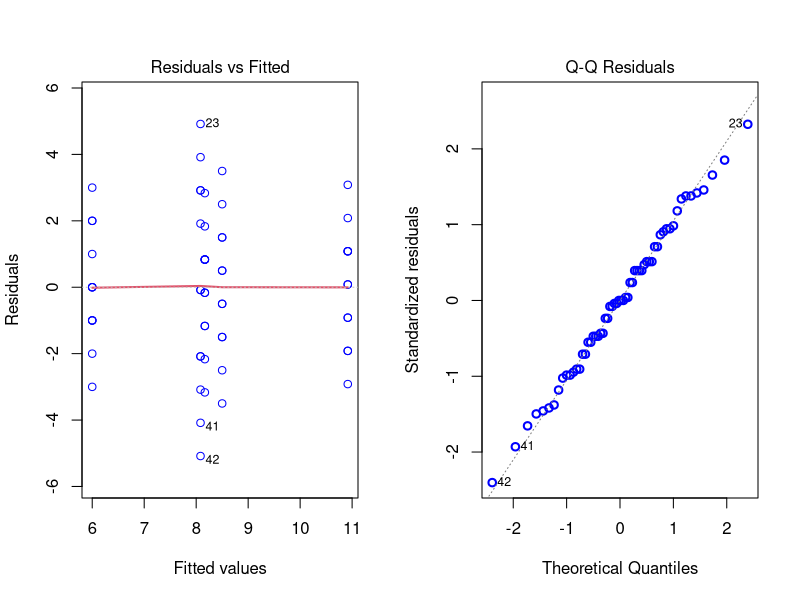
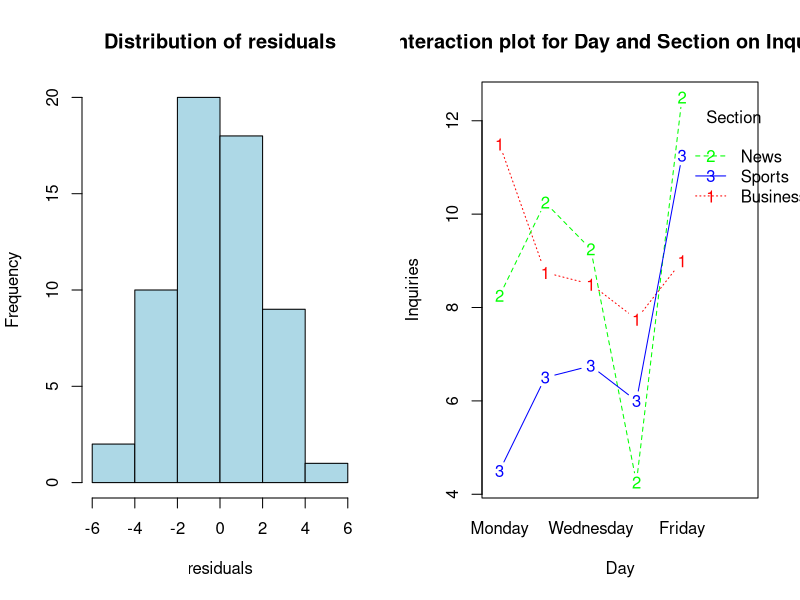
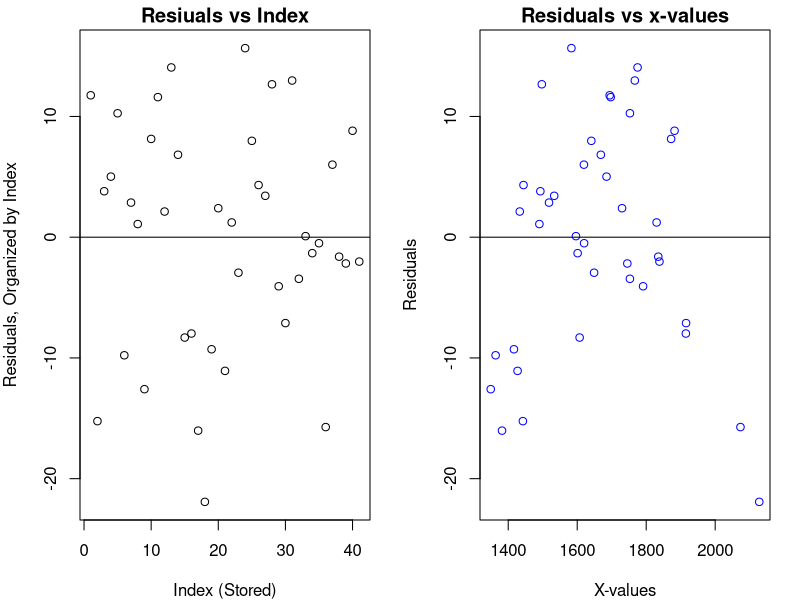
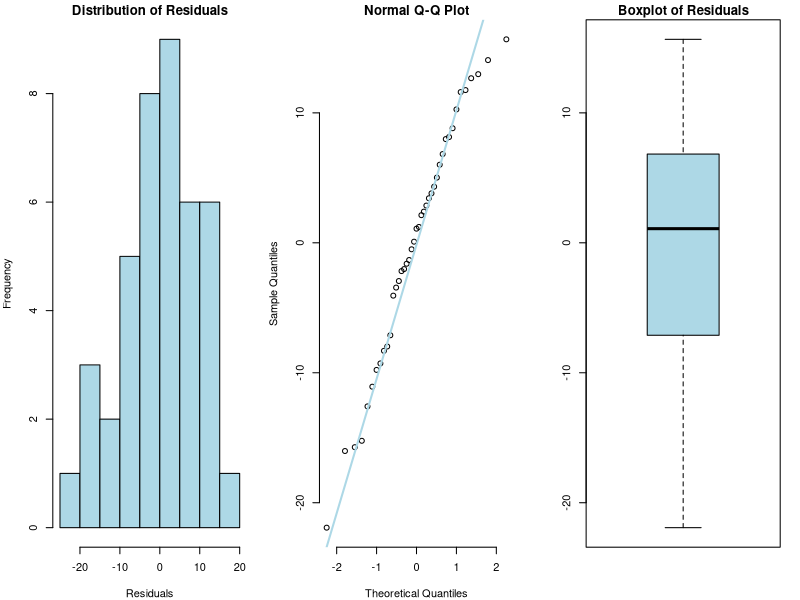
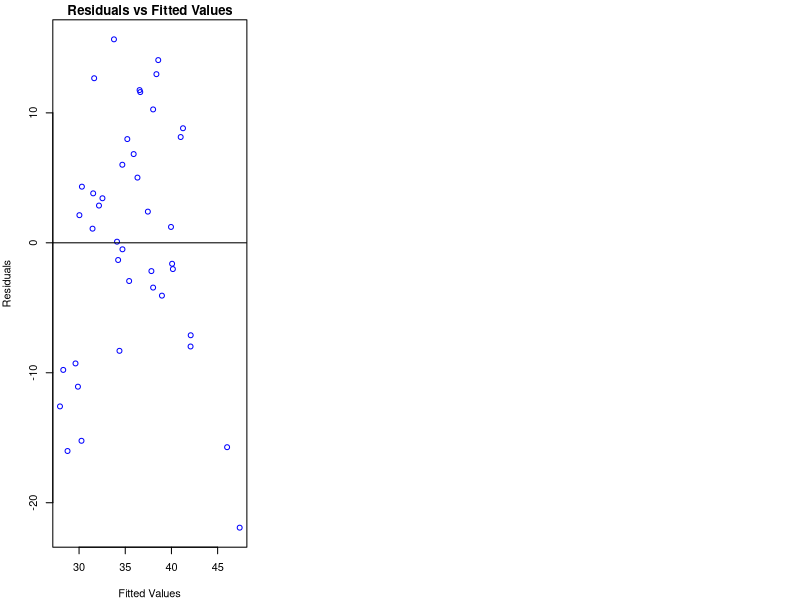

These figures' R source, in order:
## ---- chunk 1
knitr::opts_chunk$set(echo = TRUE)
## ---- chunk 2
# Importing the dataset
advertising_data <- read.csv("advertising.csv")
# Let's view the str()  
str(advertising_data)
## ---- chunk 3
advertising_data$Day <- factor(advertising_data$Day
                        , levels = c("Monday","Tuesday","Wednesday","Thursday","Friday")
                        , ordered = TRUE)

advertising_data$Section <- factor(advertising_data$Section)
## ---- chunk 4
str(advertising_data)
## ---- chunk 5
linear_model <- lm(Inquiries ~ Day, data = advertising_data)
## ---- chunk 6
par(mfrow=c(1,2)) 
plot(linear_model, which = 1:2, col = "blue", lwd = 2, pch = 1)
## ---- chunk 7
hist(linear_model$residuals, main = "Distribution of residuals"
     , xlab = "residuals", col = "lightblue") 
## ---- chunk 8
shapiro.test(linear_model$residuals)
## ---- chunk 9
 # Levene’s Test for Homogeneity of Variance
car::leveneTest(linear_model) 
## ---- chunk 10
aov_advertising <- aov(linear_model)
summary(aov_advertising)
## ---- chunk 11
# Tukey for multiple comparisons of means
TukeyHSD(aov_advertising)
## ---- chunk 12
# Interaction Plot
with(advertising_data,
    interaction.plot(x.factor = Day, trace.factor = Section
      , response = Inquiries, type = 'b', ylab = "Inquiries"
      , col = c("red","green","blue")
      , main = "Interaction plot for Day and Section on Inquiries")
    )
## ---- chunk 13
# Creating the linear model
linear_model_one <- lm(Inquiries ~ Day * Section, data = advertising_data)
# Performing ANOVA
summary(aov(linear_model_one))
## ---- chunk 14
library(emmeans)
ans <- emmeans(linear_model_one, pairwise ~ Day:Section)
ans$emmeans
## ---- chunk 15
# Importing the dataset
leisure_data <- read.csv("leisure.csv")
# Let's view the str()  
str(leisure_data)
## ---- chunk 16
lm <- lm(gdp ~ hours, data = leisure_data)
lm
## ---- chunk 17
par(mar = c(4,4,1.5, 1.5), mgp = c(3, 1, 0))
plot(x = 1:length(lm$residuals), y = lm$residuals
, xlab = "Index (Stored)",ylab = "Residuals, Organized by Index", main = "Resiuals vs Index")
abline(h = 0)
## ---- chunk 18
par(mar = c(4,4,1.5, 1.5), mgp = c(3, 1, 0))
plot(x = leisure_data$hours, y = lm$residuals
    , xlab = "X-values", ylab = "Residuals", col = "blue" 
    , main = "Residuals vs x-values")
abline(h = 0)
## ---- chunk 19
par(mfrow=c(1,3))
# Histogram of Residuals
hist(lm$residuals, main = "Distribution of Residuals"
     , col = "lightblue", xlab = "Residuals")

qqnorm(lm$residuals, pch = 1, frame = FALSE)
qqline(lm$residuals, col = "lightblue", lwd = 2)

# Boxplot of Residuals 
boxplot(lm$residuals, col = "lightblue"
        , main = "Boxplot of Residuals")
# Shapiro-Wilk's normality test
shapiro.test(lm$residuals)
## ---- chunk 20
par(mar = c(4,4,1.5, 1.5), mgp = c(3, 1, 0))
plot(x = lm$fitted.values, y = lm$residuals, col = "blue" 
     , xlab = "Fitted Values", ylab = "Residuals"
     , main = "Residuals vs Fitted Values")
abline(h = 0)
